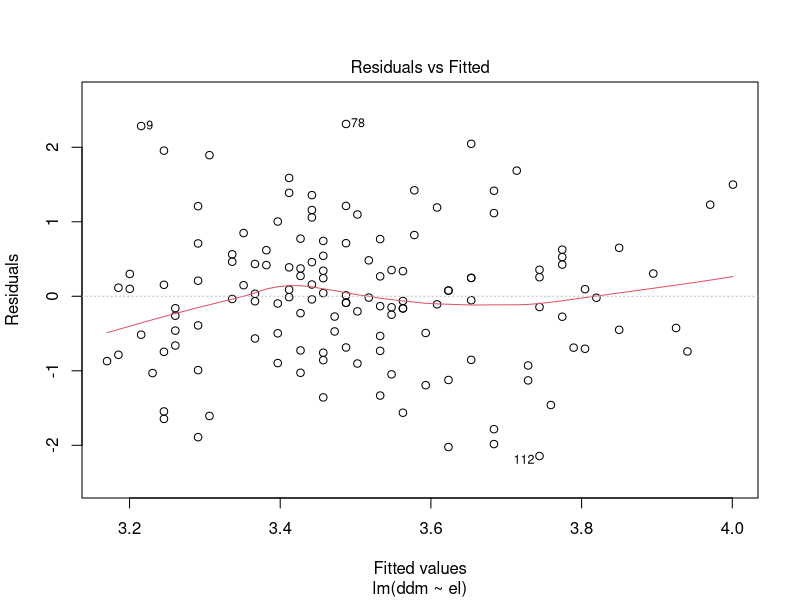
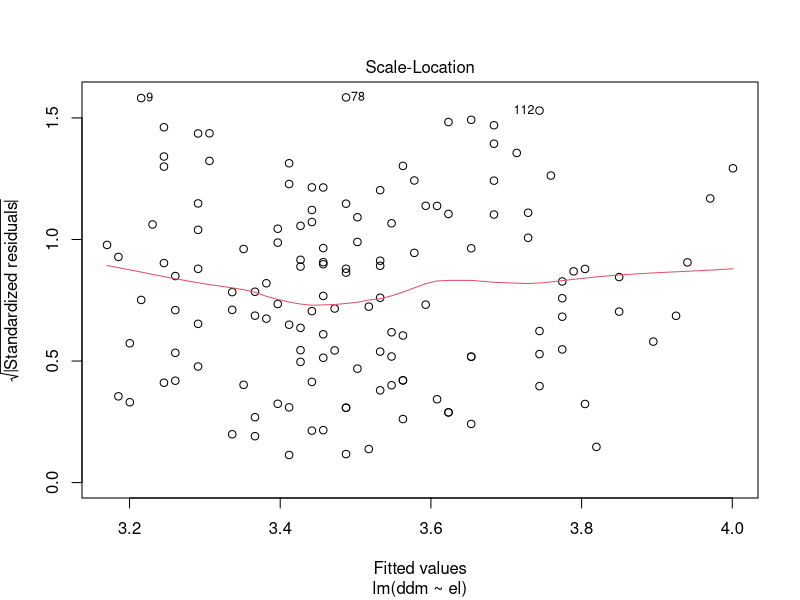
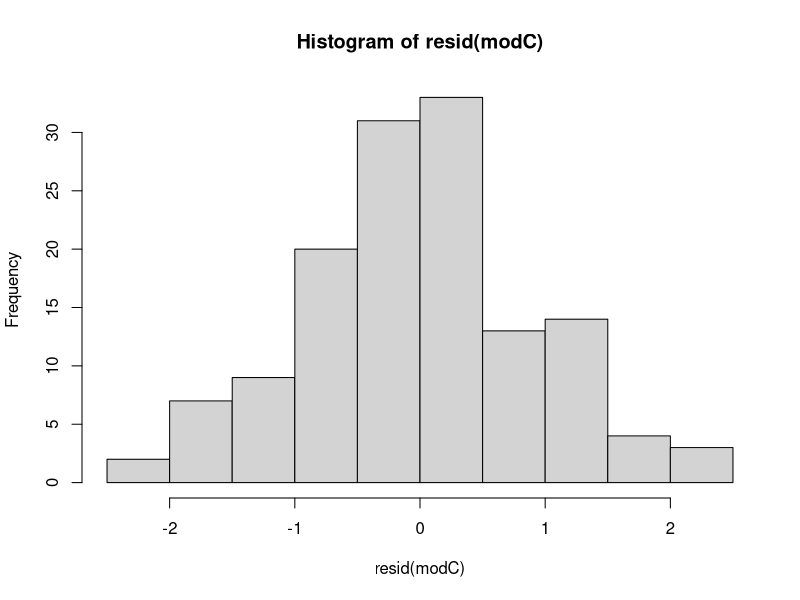

Recreate these plots in R, in order. (Note: this script raises an error after producing the figures.)
## ---- chunk 1
if (exists("figure_path")) {
  knitr::opts_chunk$set(fig.path = figure_path)
}
# Aktuell sollen die global options für die Kompilierung auf den default Einstellungen gelassen werden
## ---- chunk 2
library(knitr)
options_guide <- data.frame(
  Einstellung = c("Font Size", "Theme", "Rainbow Parentheses", "Indentation Guidelines"),
  Änderung = c("Tools>Global Options>Appearance>Font Size","Tools>Global Options>Appearance>Theme", "Tools>Global Options>Code>Display>Syntax>Use Rainbow Parentheses", "Tools>Global Options>Code>Display>General>Indentation Guidelines"),
  Beschreibung = c("Anpassen der Schriftgröße", "Themes beeinflussen Hintergrund- und Schriftfarbe. Idealerweise sollte ein Theme gewählt werden, welches hilft, die Syntax besser zu überblicken.", "Zusammengehörige Klammern erhalten dieselbe Farbe. Hilft bei der Übersichtlichkeit.", "Die eingerückte Fläche wird farbig markiert. Hilft beim Überblick.")
)
kable(options_guide)
## ---- chunk 3
(34+47+23+90+23+45+89+98)/8
mean(c(34,47,23,90,23,45,89,98))
## ---- chunk 4
mw <- mean(c(34,47,23,90,23,45,89,98))
mw
## ---- chunk 5
mw <- c(34,47,23,90,23,45,89,98) |> mean()
mw
## ---- chunk 6
rm('mw', 'options_guide')
## ---- chunk 7
library(knitr)
data2 <- data.frame(
  Abschnitt = c("Description", "Usage", "Arguments", "Details", "Values","See also", "Examples"),
  Inhalt = c("Beschreibung der Funktion","Zeigt die Arguente an, die die Funktion entgegennimmt. Argumente auf die ein = folgt haben Standardeinstellungen und müssen nicht jedes mal aufs Neue definiert werden, Argumente ohne = jedoch schon.", "Liste der Argumente mit Beschreibung", "Zusatzinformationen zur Funktion","Übersicht über die möglichen Ergebnisinhalte der Funktion", "Ähnliche Funktionen", "Praxisbeispiel, Funktion wird angewendet")
)
kable(data2)
## ---- chunk 8
data_raw <- read.csv(
  file = "data_raw.csv", # Filename
  na.strings = c("", "NA", "-9"), # -9 als fehlender Wert kodieren
  header = TRUE, # Header für Spaltennamen
  sep = ";" # Semikolon als Separator
  )
## ---- chunk 9

class(data_raw) # Klasse des Objekts
dim(data_raw) # Dimensionen des Datensatzes (Zeilen + Spalten)
head(data_raw, n = 1) # ersten Zeilen ausgeben
tail(data_raw, n = 1) # letzten Zeilen ausgeben
str(data_raw, vec.len = 2) # Struktur des Datensatzes

## ---- chunk 10
# install.packages("dplyr") # Nur einmalig nötig
library(dplyr)
glimpse(data_raw)
## ---- chunk 11
colnames(data_raw) # Spaltennamen des Datensatzes
## ---- chunk 12
head(data_raw[1, ])                      # erste Zeile, alle Spalten  
head(data_raw[, 1])                     # alle Zeilen, erste Spalte (als Vektor)  
head(data_raw[, 1, drop = FALSE])        # alle Zeilen, erste Spalte (als data.frame)  
head(data_raw[, "CASE", drop = FALSE])   # alle Zeilen, Spalte mit Namen "CASE" (als data.frame)  
data_raw[1, 1]                     # erste Zeile, erste Spalte  
data_raw[1:5, 1:3]                 # erste 5 Zeilen, erste 3 Spalten

## ---- chunk 13
head(data_raw$CASE)       # Zugriff über den $-Operator (direkt als Vektor)  
head(data_raw[["CASE"]])  # Zugriff als Vektor, dynamisch über Spaltennamen  
head(data_raw[,"CASE"])    # Zugriff als Data Frame

## ---- chunk 14
data_raw <- data_raw[-1, ] # erste Zeile entfernen
head(data_raw)

## ---- chunk 15

nrow(data_raw)
nrow(data_raw[-c(1:133), ]) # Zeilen 1 bis 113 entfernen

## ---- chunk 16
class(data_raw$TIME_SUM) # Klasse der Spalte TIME_SUM
mean(data_raw$TIME_SUM)
## ---- chunk 17
data_raw$TIME_SUM <- as.numeric(data_raw$TIME_SUM) 
## ---- chunk 18
colnames(data_raw)

vec_chr <- c("QUESTNNR", "MODE", "STARTED", "LASTDATA")

data_raw[, -match(vec_chr, colnames(data_raw))] <- lapply(
  X = data_raw[, -match(vec_chr, colnames(data_raw))], 
  FUN = as.numeric
  )

## ---- chunk 19
head(data_raw$STARTED)

data_raw[, c("STARTED", "LASTDATA")] <- lapply(
  X = data_raw[, c("STARTED", "LASTDATA")],
  FUN = as.POSIXct
)

class(data_raw$STARTED)
head(data_raw$STARTED)

## ---- chunk 20
# Geschlecht (Männlich = 1, Weiblich = 2, Divers = 3)
head(data_raw$WMD, n = 10)
data_raw$WMD <- factor(
  x = data_raw$WMD, 
  levels = c(1, 2, 3),
  labels = c("w", "m", "d")
  )

## ---- chunk 21
# ET: Entscheidung (1 = ja, 2 = nein)
# FK: Direkter Vorgesetzter (1 = ja, 2 = nein)

data_raw$EN <- factor(
  x = data_raw$EN, 
  levels = c(1, 2),
  labels = c("ja", "nein")
  )

data_raw$FK <- factor(
  x = data_raw$FK, 
  levels = c(1, 2),
  labels = c("ja", "nein")
  )

## ---- chunk 22

vec_nms <- c(
  "CASE", "STARTED", 
  paste0("DDM_AV_", 1:5), paste0("DDM_AP_", 1:5), "DDM_SI", 
  sprintf("EL_%02d", 1:14), paste0("PE_ME", 1:3), paste0("PE_CO", 1:3), 
  paste0("PE_SD", 1:3), "K", paste0("PE_IM", 1:3), 
  "ET", "AZ", "EN", "FK", "ALT", "WMD", "LASTDATA", "TIME_SUM"
  )
  

data_sub <- data_raw[, match(vec_nms, colnames(data_raw)) ]
## ---- chunk 23

data_sub <- subset(data_raw, select = vec_nms)

dim(data_raw)
dim(data_sub)
## ---- chunk 24

colnames(data_sub) <- tolower(colnames(data_sub))
colnames(data_sub)[c(37, 41:46)]
names(data_sub)[c(37, 41:46)] <- c("kontroll", "erwerb", "arbeit_std", "vorgesetzt", "entscheidung", "alter", "geschlecht")
colnames(data_sub)

## ---- chunk 25
# Falls nötig, das Paket installieren
# install.packages("knitr")

library(knitr)

log_ops <- data.frame(
  Operator = c("&", "|", "!", "&&", "||", "==", "!=", "<", "<=", ">", ">="),
  Bedeutung = c(
    "Elementweises UND",
    "Elementweises ODER",
    "Negation / NICHT",
    "Kurzes UND (erstes Element)",
    "Kurzes ODER (erstes Element)",
    "Gleich",
    "Ungleich",
    "Kleiner",
    "Kleiner oder gleich",
    "Größer",
    "Größer oder gleich"
  ),
  Beispiel = c(
    "c(TRUE,FALSE,TRUE) & c(TRUE,TRUE,FALSE)",
    "c(TRUE,FALSE,TRUE) | c(FALSE,TRUE,FALSE)",
    "!c(TRUE,FALSE)",
    "TRUE && FALSE",
    "TRUE || FALSE",
    "5 == 5",
    "5 != 3",
    "3 < 5",
    "3 <= 3",
    "5 > 3",
    "5 >= 5"
  ),
  Ergebnis = c(
    "TRUE FALSE FALSE",
    "TRUE TRUE TRUE",
    "FALSE TRUE",
    "FALSE",
    "TRUE",
    "TRUE",
    "TRUE",
    "TRUE",
    "TRUE",
    "TRUE",
    "TRUE"
  )
)

kable(log_ops, caption = "Übersicht der logischen Operatoren in R")

## ---- chunk 26
with(data_sub, table(time_sum < 60))
## ---- chunk 27
data_sub1 <- subset(data_sub, subset = time_sum >= 60) 
## ---- chunk 28
nrow(data_sub)
nrow(data_sub1)
## ---- chunk 29
table(data_sub1$kontroll, useNA = "always")
## ---- chunk 30
sum(data_sub1$kontroll != 1, na.rm = TRUE) # 21 Personen müssen ausgeschlossen werden
## ---- chunk 31
data_sub2 <- subset(data_sub1, subset = (kontroll == 1))
nrow(data_sub1)
nrow(data_sub2)
## ---- chunk 32
labels_erwerb <- c("ja", "nein_teilzeit", "nein")
data_sub2$erwerb <- factor(data_sub2$erwerb, levels = c(1, 2, 3), labels = labels_erwerb)
## ---- chunk 33
table(data_sub2$erwerb, useNA = "always")
## ---- chunk 34
data_sub3 <- subset(data_sub2, subset = erwerb == "ja")
## ---- chunk 35
min(data_sub3$alter, na.rm = TRUE) 
any(data_sub3$alter < 18) # Alternative
## ---- chunk 36
table(data_sub3$vorgesetzt, useNA = "always")
data_sub4 <- subset(data_sub3, subset = vorgesetzt == "ja")

nrow(data_raw)
nrow(data_sub4)

## ---- chunk 37

max_value <- 7
data_sub4$el_05i <- (max_value + 1) - data_sub4$el_05

## ---- chunk 38
data_sub4$ddm_ap_1i <- (max_value + 1) - data_sub4$ddm_ap_1
data_sub4$ddm_ap_2i <- (max_value + 1) - data_sub4$ddm_ap_2
data_sub4$ddm_ap_3i <- (max_value + 1) - data_sub4$ddm_ap_3
data_sub4$ddm_ap_4i <- (max_value + 1) - data_sub4$ddm_ap_4
data_sub4$ddm_ap_5i <- (max_value + 1) - data_sub4$ddm_ap_5

## ---- chunk 39
# Empowering Leadership (el)

c(sprintf("el_%02d", 1:4), "el_05i", sprintf("el_%02d", 6:14))

data_sub4$el <- rowMeans(data_sub4[, c(sprintf("el_%02d", 1:4), "el_05i", sprintf("el_%02d", 6:14))])

head(data_sub4$el)

## ---- chunk 40
grep(pattern = "^pe", x = names(data_sub4), value = TRUE)
data_sub4$pe <- rowMeans(data_sub4[, grep("^pe", names(data_sub4), value = TRUE)])
head(data_sub4$pe)

## ---- chunk 41
c(paste0("ddm_av_", 1:5), paste0("ddm_ap_", 1:5, "i")) 
## ---- chunk 42
data_sub4$ddm <- rowMeans(data_sub4[, c(paste0("ddm_av_", 1:5), paste0("ddm_ap_", 1:5, "i"))])
head(data_sub4$ddm)
## ---- chunk 43
data_analysis <- data_sub4

row.names(data_analysis) <- NULL #Zeilennummern zurücksetzen da diese nicht durchgängig sind nachdem wir welche entfernt haben
## ---- chunk 44
# install.packages("psych") 
library(psych)
psych::describe(data_analysis["alter"]) 
## ---- chunk 45
psych::describe(data_analysis[c("el", "pe", "ddm")]) 
## ---- chunk 46
scales_by_gender <- psych::describeBy(data_analysis[c("el", "pe", "ddm")], group = data_analysis$geschlecht)

print(scales_by_gender, digits = 2)

## ---- chunk 47
round(cor(data_analysis[c("el", "pe", "ddm")]), 3)
## ---- chunk 48
round(cor(data_analysis[c("el", "pe", "ddm")], method = "spearman"), 3)
## ---- chunk 49
table(data_analysis$geschlecht)
## ---- chunk 50
prop.table(table(data_analysis$geschlecht))
## ---- chunk 51
with(data_analysis, table(geschlecht, entscheidung))
## ---- chunk 52
x <- data_analysis$ddm
std <- sd(x)
m <- mean(x)
cv <- std / m
## ---- chunk 53
na.rm <- FALSE
## ---- chunk 54
calc_cv <- function(x, na.rm = FALSE) {
  std <- sd(x, na.rm = na.rm)
  m <- mean(x, na.rm = na.rm)
  cv <- std / m
  return(cv)
}
## ---- chunk 55

mean_ci <- function(x, conf = 0.95, na.rm = FALSE, digits = 2) {
  if (na.rm) x <- x[!is.na(x)]
  n <- length(x)
  m <- mean(x)
  s <- sd(x)
  se <- s / sqrt(n)
  alpha <- 1 - conf
  t_crit <- qt(1 - alpha / 2, df = n - 1)
  lower <- m - t_crit * se
  upper <- m + t_crit * se
  # Rundung auf gewünschte Anzahl Nachkommastellen
  result <- round(c(lower = lower, mean = m, upper = upper), digits = digits)
  return(result)
}

# Beispielaufruf
mean_ci(data_analysis$ddm)


## ---- chunk 56
# Hypothese 1 - Pfad C
modC <- lm(ddm ~ el, data_analysis)

summary(modC)
## ---- chunk 57
plot(modC, which = 1)
## ---- chunk 58
plot(modC, which = 3)
## ---- chunk 59
# install.packages("car")
library(car)
car::ncvTest(modC)
## ---- chunk 60
resid(modC) |> hist()
## ---- chunk 61
car::qqPlot(modC)
## ---- chunk 62
resid(modC) |> shapiro.test() # nicht signifikant
## ---- chunk 63
car::scatterplot(ddm ~ el, data_analysis)
## ---- chunk 64
car::residualPlots(modC)
## ---- chunk 65
InfPlotC <- influencePlot(modC)

# Die Zeilennummer der auffälligen Personen abspeichern
IDsC <- as.numeric(row.names(InfPlotC))
## ---- chunk 66
data_analysis[IDsC, c(sprintf("el_%02d", 1:4), "el_05i", sprintf("el_%02d", 6:14), paste0("ddm_av_", 1:5), paste0("ddm_ap_", 1:5, "i"), "erwerb", "arbeit_std", "vorgesetzt", "entscheidung", "alter", "geschlecht", "time_sum")]
## ---- chunk 67
modA <- lm(pe ~ el, data_analysis)
## ---- chunk 68
summary(modA)
## ---- chunk 69
plot(modA, which = 1)
## ---- chunk 70
plot(modA, which = 3)
## ---- chunk 71
car::ncvTest(modA)
## ---- chunk 72
# install.packages("sandwich")
library(sandwich)

se_corrected <- sandwich::vcovHC(modA)
## ---- chunk 73
# install.packages("lmtest")
library(lmtest)

lmtest::coeftest(modA, vcov. = se_corrected)
## ---- chunk 74
resid(modA) |> hist()

car::qqPlot(modA)
## ---- chunk 75
scatterplot(pe ~ el, data_analysis)

residualPlots(modA)
## ---- chunk 76
# Modell aufstellen
mod_pe_ddm <- lm(ddm ~ pe, data_analysis)
summary(mod_pe_ddm)

# Homoskedastizität
plot(mod_pe_ddm, which = 1) # lässt eine Verletzung vermuten

plot(mod_pe_ddm, which = 3) # rote Linie nicht wirklich horizontal

car::ncvTest(mod_pe_ddm) # bestätigt die Vermutung das eine Verletzung vorliegt


# Normalverteilung
resid(mod_pe_ddm) |> hist()

car::qqPlot(mod_pe_ddm) # sieht ok aus

# Bonus: Modell mit robusten Standardfehlern (HC3) rechnen
lmtest::coeftest(mod_pe_ddm, vcov. = sandwich::vcovHC(mod_pe_ddm))
## ---- chunk 77
# Schritt 1
boot_data <- data_analysis[sample(1:nrow(data_analysis), nrow(data_analysis), replace = TRUE), ]

# Schritt 2
boot_mod <- lm(ddm ~ pe, boot_data)

# Schritt 3
coef(boot_mod)["pe"]
## ---- chunk 78
booting <- function(data){
  
  # Schritt 1
  boot_data <- data_analysis[sample(1:nrow(data), size =
                                      nrow(data), replace =
                                      TRUE), ]

  # Schritt 2
  boot_mod <- lm(ddm ~ pe, boot_data)

  # Schritt 3
  return(coef(boot_mod)["pe"])
  
}
## ---- chunk 79
# Schritt 4
set.seed(12345) # damit wir alle das gleiche Ergebnis produzieren
boot_beta_pe <- replicate(n = 1000, booting(data_analysis))

# Schritt 5
mean(boot_beta_pe)
## ---- chunk 80
# Schritt 6
sd(boot_beta_pe)
## ---- chunk 81
quantile(boot_beta_pe, c(0.025, 0.975))
## ---- chunk 82
modBC <- lm(ddm ~ pe + el, data_analysis)
## ---- chunk 83
summary(modBC)
## ---- chunk 84
# Homoskedastizität
plot(modBC, which = 3) # starke Abweichungen zu erkennen

car::ncvTest(modBC) # signifikant --> Voraussetzung verletzt

# Normalverteilung
resid(modBC) |> hist()

car::qqPlot(modBC) # unproblematisch

# Linearität
car::residualPlots(modBC) # pe geht in Richtung eines quadratischen Effekts jedoch nicht signifikant
## ---- chunk 85
set.seed(12345)
psych::mediate(ddm ~ el + (pe), data = data_analysis) |> summary()
